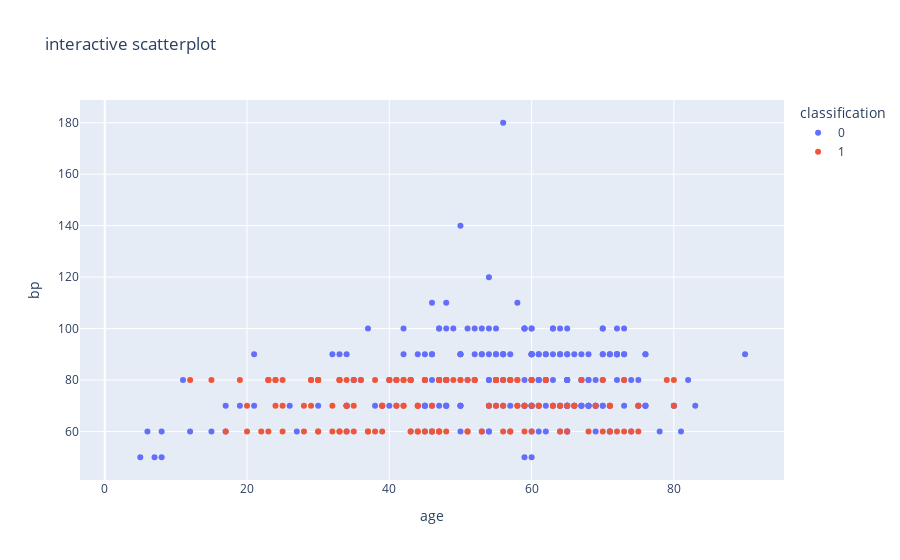

The cell this chart's notebook holds for it:
### Code cell
fig = px.scatter(df, x = 'age', y = 'bp', color = 'classification', hover_data=['sc', 'hemo'], title = "interactive scatterplot")
fig.show()

### Figure 1 — Plotly figure (JSON) as saved in the notebook; plotly's stock layout.template omitted (floating-point values rounded to 4 significant figures; data arrays with more than 128 entries replaced by an {"elided": "..."} marker saying what was removed)
{"data": [{"customdata": {"elided": "250x2 float values"}, "hovertemplate": "classification=0<br>age=%{x}<br>bp=%{y}<br>sc=%{customdata[0]}<br>hemo=%{customdata[1]}<extra></extra>", "legendgroup": "0", "marker": {"color": "#636efa", "symbol": "circle"}, "mode": "markers", "name": "0", "orientation": "v", "showlegend": true, "type": "scatter", "x": {"elided": "250 float values"}, "xaxis": "x", "y": {"elided": "250 float values"}, "yaxis": "y"}, {"customdata": {"elided": "150x2 float values"}, "hovertemplate": "classification=1<br>age=%{x}<br>bp=%{y}<br>sc=%{customdata[0]}<br>hemo=%{customdata[1]}<extra></extra>", "legendgroup": "1", "marker": {"color": "#EF553B", "symbol": "circle"}, "mode": "markers", "name": "1", "orientation": "v", "showlegend": true, "type": "scatter", "x": {"elided": "150 float values"}, "xaxis": "x", "y": {"elided": "150 float values"}, "yaxis": "y"}], "layout": {"legend": {"title": {"text": "classification"}, "tracegroupgap": 0}, "title": {"text": "interactive scatterplot"}, "xaxis": {"anchor": "y", "domain": [0, 1], "title": {"text": "age"}}, "yaxis": {"anchor": "x", "domain": [0, 1], "title": {"text": "bp"}}}}
